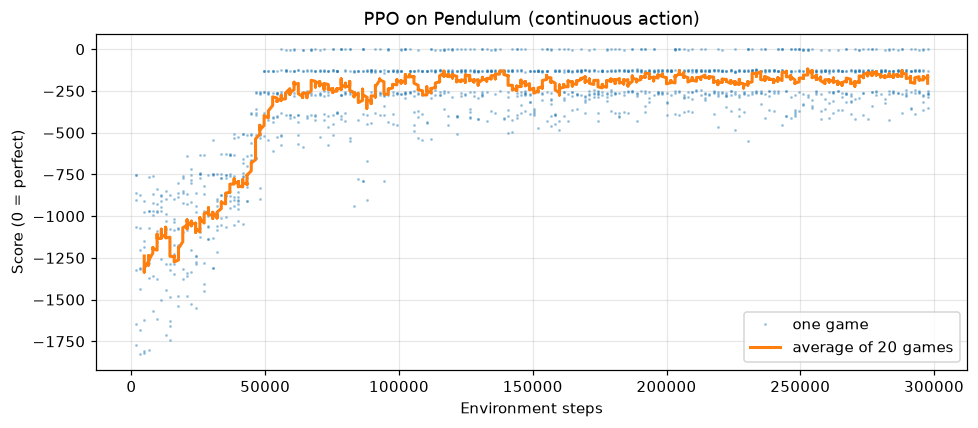

The Python source for this figure:
"""
PPO on Pendulum: a CONTINUOUS action.

    Pendulum: swing a pendulum up and hold it upright.
    state  = [cos(angle), sin(angle), spin speed]
    action = ONE real number: the motor torque, anywhere in [−2, 2]
    reward = −(angle² + 0.1·speed² + 0.001·torque²) every step (0 is perfect), 200 steps per game

The actor now outputs the CENTRE (mean) of a bell curve; the width is a learned number.
It rolls the bell-curve dice to choose a torque.

Run:  python pendulum_ppo.py            (about 5-7 minutes)
      python pendulum_ppo.py --no-show
"""
import argparse
import sys

import matplotlib.pyplot as plt
import numpy as np
import torch

from ppo import evaluate, smooth, train

sys.stdout.reconfigure(encoding="utf-8")


def main():
    parser = argparse.ArgumentParser()
    parser.add_argument("--steps", type=int, default=300_000)
    parser.add_argument("--no-show", action="store_true")
    args = parser.parse_args()

    print("PPO on Pendulum-v1 (continuous torque), γ = 0.9, rewards scaled ×0.1\n")
    agent, hist, eps = train("Pendulum-v1", args.steps, seed=0, gamma=0.9, lr=1e-3,
                             num_steps=256, reward_scale=0.1, ent_coef=0.0)
    s, r = zip(*eps)
    print(f"\nFirst 50 games: avg {np.mean(r[:50]):.0f}    last 50 games: avg {np.mean(r[-50:]):.0f}")
    scores = evaluate("Pendulum-v1", agent, games=20)
    print(f"Exam, 20 new games, centre of the bell curve: avg {np.mean(scores):.0f}, "
          f"best {max(scores):.0f}, worst {min(scores):.0f}   (random play ≈ −1200, 0 = perfect)")
    print(f"Learned bell-curve width (std of the torque): {agent.log_std.exp().item():.3f}  (started at 0.607)")

    print("\nThe policy's chosen torque (bell-curve centre), pendulum still, at different angles:")
    with torch.no_grad():
        for deg in [-90, -30, -10, 0, 10, 30, 90, 180]:
            th = np.radians(deg)
            mean = agent.actor(torch.tensor([np.cos(th), np.sin(th), 0.0], dtype=torch.float32)).item()
            print(f"  angle {deg:>+4}° (0 = upright)   torque {mean:+.2f}")

    fig, ax = plt.subplots(figsize=(9, 4))
    ax.plot(s, r, ".", ms=2, alpha=0.3, label="one game")
    sm = smooth(r, 20)
    ax.plot(s[len(s) - len(sm):], sm, lw=2, label="average of 20 games")
    ax.set_title("PPO on Pendulum (continuous action)")
    ax.set_xlabel("Environment steps")
    ax.set_ylabel("Score (0 = perfect)")
    ax.legend()
    ax.grid(alpha=0.3)
    fig.tight_layout()
    fig.savefig("pendulum_ppo.png", dpi=110, bbox_inches="tight")
    print("\nChart saved to pendulum_ppo.png")
    if not args.no_show:
        plt.show()


if __name__ == "__main__":
    main()
